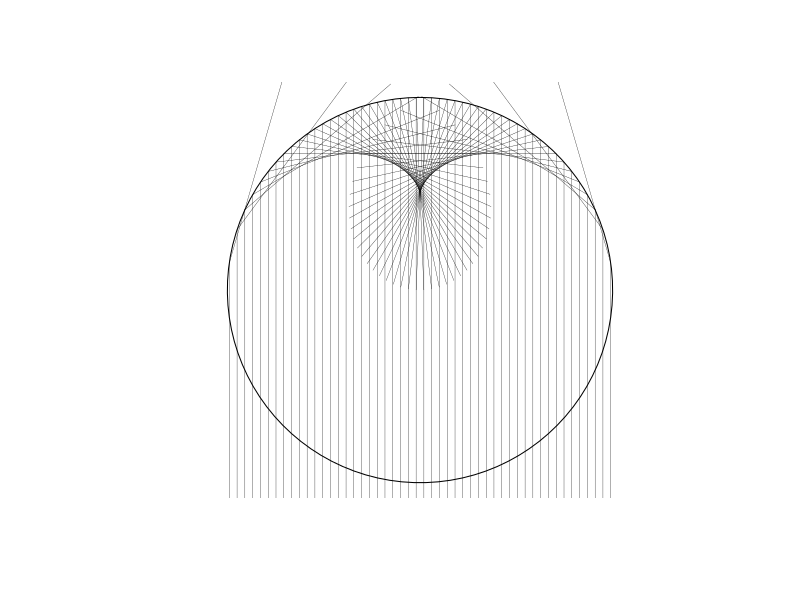

Generate this figure with R:
## This function plots a coffee-cup caustic, or a cardioid, and uses
## mask() to eliminate superfluous plotting.

## Rays of light emerge from the circumference of the circle, at the 6
## o'clock position, coordinates (0,-1).

## First plot the bounding circle:
a <- seq(from=0, to=2*pi, len=100)  # 'a' for angle
plot(sin(a), cos(a), asp=1, type='l', axes=FALSE, xlab='', ylab='')



x <- seq(from=-0.99, to=0.99, len=50)
for(i in x){
  # vertical ray first:	
  segments(x0=i, y0= -2, y1=sqrt(1-i^2), lwd=0.3)
  # now reflected ray;
  x0 <- i
  y0 <- sqrt(1 - i^2)
  angle <- pi/2 - 2*asin(i)
  x1 <- x0 - cos(angle)
  y1 <- y0 - sin(angle)
  segments(x0=x0, y0=y0, x1=x1, y=y1, lwd=0.3)
  }  
